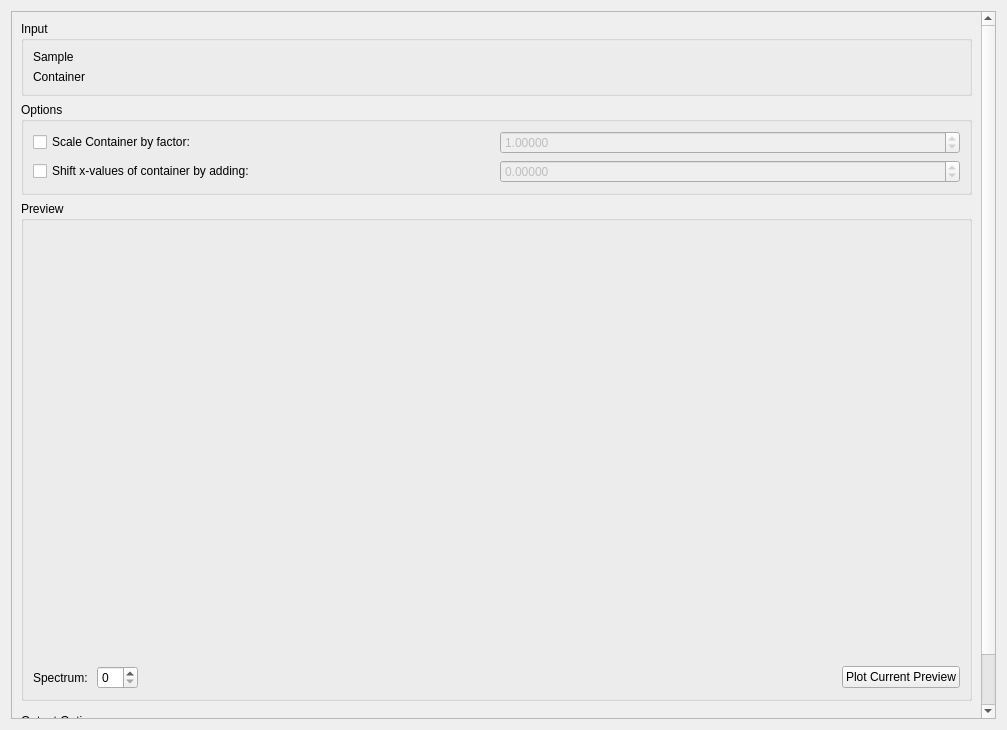
<?xml version="1.0" encoding="UTF-8"?>
<ui version="4.0">
 <class>ContainerSubtraction</class>
 <widget class="QWidget" name="ContainerSubtraction">
  <property name="geometry">
   <rect>
    <x>0</x>
    <y>0</y>
    <width>1007</width>
    <height>730</height>
   </rect>
  </property>
  <property name="windowTitle">
   <string>Form</string>
  </property>
  <layout class="QVBoxLayout" name="verticalLayout_2">
   <item>
    <widget class="QScrollArea" name="scrollArea">
     <property name="widgetResizable">
      <bool>true</bool>
     </property>
     <widget class="QWidget" name="scrollAreaWidgetContents">
      <property name="geometry">
       <rect>
        <x>0</x>
        <y>-78</y>
        <width>962</width>
        <height>784</height>
       </rect>
      </property>
      <layout class="QVBoxLayout" name="verticalLayout">
       <item>
        <widget class="QGroupBox" name="fileInput">
         <property name="title">
          <string>Input</string>
         </property>
         <layout class="QGridLayout" name="gbTest">
          <item row="0" column="0">
           <widget class="QLabel" name="sampleLabel">
            <property name="sizePolicy">
             <sizepolicy hsizetype="Fixed" vsizetype="Preferred">
              <horstretch>0</horstretch>
              <verstretch>0</verstretch>
             </sizepolicy>
            </property>
            <property name="text">
             <string>Sample</string>
            </property>
           </widget>
          </item>
          <item row="1" column="0">
           <widget class="QLabel" name="containerLabel">
            <property name="sizePolicy">
             <sizepolicy hsizetype="Fixed" vsizetype="Preferred">
              <horstretch>0</horstretch>
              <verstretch>0</verstretch>
             </sizepolicy>
            </property>
            <property name="text">
             <string>Container</string>
            </property>
           </widget>
          </item>
          <item row="0" column="1">
           <widget class="MantidQt::MantidWidgets::DataSelector" name="dsSample" native="true">
            <property name="sizePolicy">
             <sizepolicy hsizetype="Minimum" vsizetype="Fixed">
              <horstretch>0</horstretch>
              <verstretch>0</verstretch>
             </sizepolicy>
            </property>
            <property name="autoLoad" stdset="0">
             <bool>true</bool>
            </property>
            <property name="workspaceSuffixes" stdset="0">
             <stringlist>
              <string>_red</string>
              <string>_sqw</string>
              <string>_elf</string>
             </stringlist>
            </property>
            <property name="fileBrowserSuffixes" stdset="0">
             <stringlist>
              <string>_red.nxs</string>
              <string>_sqw.nxs</string>
              <string>_elf.nxs</string>
             </stringlist>
            </property>
            <property name="showLoad" stdset="0">
             <bool>false</bool>
            </property>
            <property name="ShowGroups" stdset="0">
             <bool>false</bool>
            </property>
           </widget>
          </item>
          <item row="1" column="1">
           <widget class="MantidQt::MantidWidgets::DataSelector" name="dsContainer" native="true">
            <property name="sizePolicy">
             <sizepolicy hsizetype="Minimum" vsizetype="Fixed">
              <horstretch>0</horstretch>
              <verstretch>0</verstretch>
             </sizepolicy>
            </property>
            <property name="autoLoad" stdset="0">
             <bool>true</bool>
            </property>
            <property name="workspaceSuffixes" stdset="0">
             <stringlist>
              <string>_red</string>
              <string>_sqw</string>
              <string>_elf</string>
             </stringlist>
            </property>
            <property name="fileBrowserSuffixes" stdset="0">
             <stringlist>
              <string>_red.nxs</string>
              <string>_sqw.nxs</string>
              <string>_elf.nxs</string>
             </stringlist>
            </property>
            <property name="showLoad" stdset="0">
             <bool>false</bool>
            </property>
            <property name="ShowGroups" stdset="0">
             <bool>false</bool>
            </property>
           </widget>
          </item>
         </layout>
        </widget>
       </item>
       <item>
        <widget class="QGroupBox" name="gbOptions">
         <property name="title">
          <string>Options</string>
         </property>
         <layout class="QGridLayout" name="gridLayout">
          <item row="0" column="0">
           <widget class="QCheckBox" name="ckScaleCan">
            <property name="text">
             <string>Scale Container by factor:</string>
            </property>
            <property name="checked">
             <bool>false</bool>
            </property>
           </widget>
          </item>
          <item row="0" column="1">
           <layout class="QHBoxLayout" name="loScaleFactor">
            <item>
             <widget class="QDoubleSpinBox" name="spCanScale">
              <property name="enabled">
               <bool>false</bool>
              </property>
              <property name="decimals">
               <number>5</number>
              </property>
              <property name="minimum">
               <double>0.000000000000000</double>
              </property>
              <property name="maximum">
               <double>999.990000000000009</double>
              </property>
              <property name="singleStep">
               <double>0.100000000000000</double>
              </property>
              <property name="value">
               <double>1.000000000000000</double>
              </property>
             </widget>
            </item>
           </layout>
          </item>
          <item row="1" column="0">
           <widget class="QCheckBox" name="ckShiftCan">
            <property name="text">
             <string>Shift x-values of container by adding:</string>
            </property>
            <property name="checked">
             <bool>false</bool>
            </property>
           </widget>
          </item>
          <item row="1" column="1">
           <layout class="QHBoxLayout" name="loShift">
            <item>
             <widget class="QDoubleSpinBox" name="spShift">
              <property name="enabled">
               <bool>false</bool>
              </property>
              <property name="decimals">
               <number>5</number>
              </property>
              <property name="minimum">
               <double>-999.990000000000009</double>
              </property>
              <property name="maximum">
               <double>999.990000000000009</double>
              </property>
              <property name="singleStep">
               <double>0.010000000000000</double>
              </property>
              <property name="value">
               <double>0.000000000000000</double>
              </property>
             </widget>
            </item>
           </layout>
          </item>
         </layout>
        </widget>
       </item>
       <item>
        <widget class="QGroupBox" name="groupBox">
         <property name="minimumSize">
          <size>
           <width>0</width>
           <height>500</height>
          </size>
         </property>
         <property name="title">
          <string>Preview</string>
         </property>
         <layout class="QVBoxLayout" name="verticalLayout_3" stretch="1,0">
          <item>
           <widget class="MantidQt::MantidWidgets::PreviewPlot" name="ppPreview" native="true">
            <property name="showLegend" stdset="0">
             <bool>true</bool>
            </property>
            <property name="canvasColour" stdset="0">
             <color>
              <red>255</red>
              <green>255</green>
              <blue>255</blue>
             </color>
            </property>
           </widget>
          </item>
          <item>
           <layout class="QHBoxLayout" name="horizontalLayout_2">
            <item>
             <widget class="QLabel" name="lbPreviewSpec">
              <property name="text">
               <string>Spectrum: </string>
              </property>
             </widget>
            </item>
            <item>
             <widget class="QSpinBox" name="spPreviewSpec"/>
            </item>
            <item>
             <spacer name="horizontalSpacer">
              <property name="orientation">
               <enum>Qt::Horizontal</enum>
              </property>
              <property name="sizeHint" stdset="0">
               <size>
                <width>40</width>
                <height>20</height>
               </size>
              </property>
             </spacer>
            </item>
            <item>
             <widget class="QPushButton" name="pbPlotPreview">
              <property name="text">
               <string>Plot Current Preview</string>
              </property>
             </widget>
            </item>
           </layout>
          </item>
         </layout>
        </widget>
       </item>
       <item>
        <widget class="QWidget" name="runWidget" native="true"/>
       </item>
       <item>
        <widget class="QGroupBox" name="gbOutput">
         <property name="title">
          <string>Output Options</string>
         </property>
         <layout class="QHBoxLayout" name="horizontalLayout">
          <property name="topMargin">
           <number>0</number>
          </property>
          <property name="bottomMargin">
           <number>7</number>
          </property>
          <item>
           <widget class="MantidQt::CustomInterfaces::OutputPlotOptionsView" name="ipoPlotOptions" native="true"/>
          </item>
          <item>
           <spacer name="horizontalSpacer_1">
            <property name="orientation">
             <enum>Qt::Horizontal</enum>
            </property>
            <property name="sizeHint" stdset="0">
             <size>
              <width>40</width>
              <height>20</height>
             </size>
            </property>
           </spacer>
          </item>
          <item>
           <widget class="QPushButton" name="pbSave">
            <property name="enabled">
             <bool>false</bool>
            </property>
            <property name="text">
             <string>Save Result</string>
            </property>
           </widget>
          </item>
         </layout>
        </widget>
       </item>
      </layout>
     </widget>
    </widget>
   </item>
  </layout>
 </widget>
 <customwidgets>
  <customwidget>
   <class>MantidQt::MantidWidgets::DataSelector</class>
   <extends>QWidget</extends>
   <header>MantidQtWidgets/Common/DataSelector.h</header>
  </customwidget>
  <customwidget>
   <class>MantidQt::CustomInterfaces::OutputPlotOptionsView</class>
   <extends>QWidget</extends>
   <header>Common/OutputPlotOptionsView.h</header>
   <container>1</container>
  </customwidget>
  <customwidget>
   <class>MantidQt::MantidWidgets::PreviewPlot</class>
   <extends>QWidget</extends>
   <header>MantidQtWidgets/Plotting/PreviewPlot.h</header>
   <container>1</container>
  </customwidget>
 </customwidgets>
 <resources/>
 <connections>
  <connection>
   <sender>ckScaleCan</sender>
   <signal>toggled(bool)</signal>
   <receiver>spCanScale</receiver>
   <slot>setEnabled(bool)</slot>
   <hints>
    <hint type="sourcelabel">
     <x>133</x>
     <y>143</y>
    </hint>
    <hint type="destinationlabel">
     <x>251</x>
     <y>147</y>
    </hint>
   </hints>
  </connection>
  <connection>
   <sender>ckShiftCan</sender>
   <signal>toggled(bool)</signal>
   <receiver>spShift</receiver>
   <slot>setEnabled(bool)</slot>
   <hints>
    <hint type="sourcelabel">
     <x>119</x>
     <y>167</y>
    </hint>
    <hint type="destinationlabel">
     <x>324</x>
     <y>167</y>
    </hint>
   </hints>
  </connection>
 </connections>
</ui>
